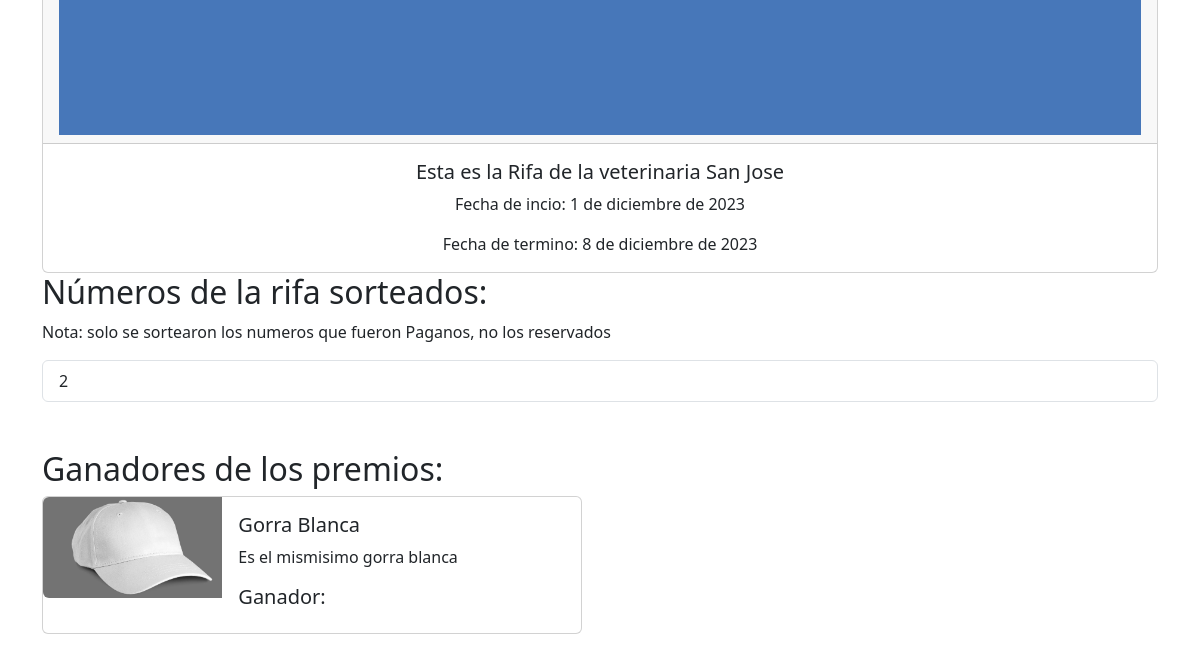
The page /read_rifa_terminada/1 (lower part) on the database as committed earlier.
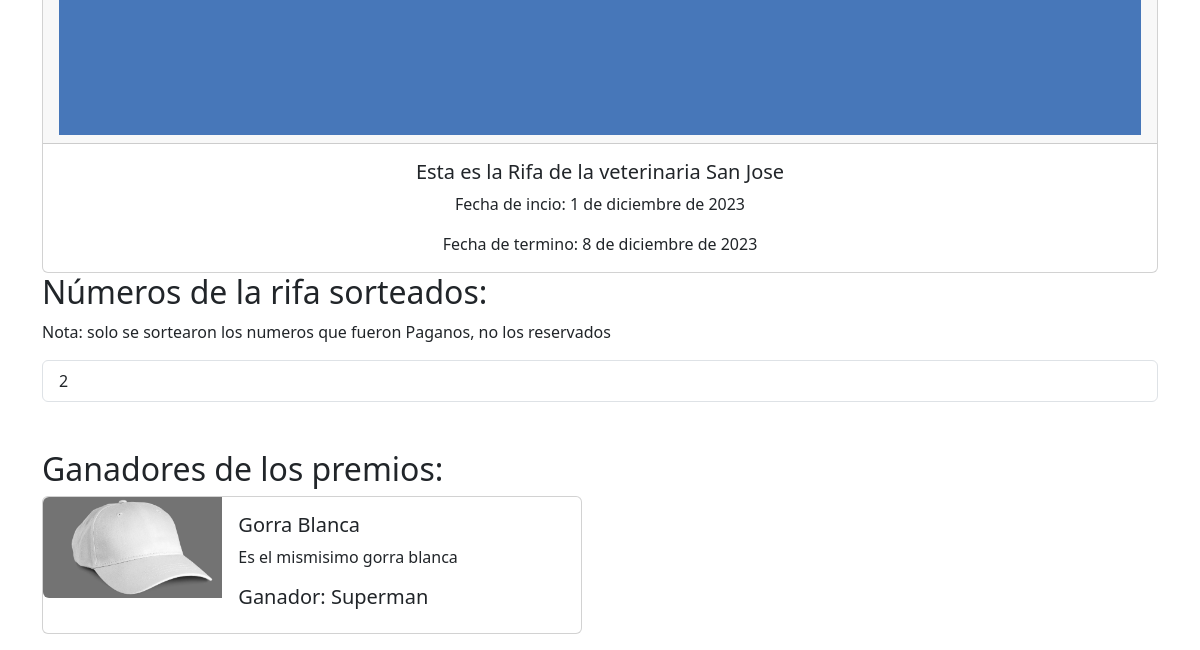
The same page on the database as committed later.
### mainapp/models.py (models this page shows, shortened)
class Premio (models.Model):
    nombre = models.CharField(max_length=50, null=False)
    descripcion =models.CharField(max_length=1500, null=False)
    imagen = models.ImageField(upload_to='images/premio/', null=False)
    id_rifa = models.ForeignKey(Rifa, on_delete= models.CASCADE, null=False)
    id_numero = models.ForeignKey(Numero, on_delete= models.CASCADE, null=True, blank=True)

class Numero (models.Model):
    ESTADOS_CHOICES = [
        ('PA', 'Pagado'),
        ('RE', 'Reservado'),
        ('DI', 'Disponible'),
    ]
    numero = models.PositiveIntegerField(null=False)
    estado = models.CharField(max_length=2, choices=ESTADOS_CHOICES, default='DI', null=False)
    id_rifa = models.ForeignKey(Rifa, on_delete= models.CASCADE, null=False)
    id_compra = models.ForeignKey(Compra, on_delete= models.CASCADE, null=True, blank=True)

class Compra (models.Model):
    codigo = models.CharField(max_length=10, validators=[validar_codigo], null=True, blank=True)
    nombre = models.CharField(max_length=100, null=False)
    email = models.EmailField(max_length=254, null=True, blank=True)
    telefono = models.PositiveIntegerField(validators=[MaxValueValidator(999999999)], null=True, blank=True)

### mainapp/views.py (the view)
# urls.py: path('read_rifa_terminada/<int:rifa_id>', views.read_rifa_terminada),
def read_rifa_terminada(request, rifa_id):
    rifa = Rifa.objects.get(id=rifa_id)
    numeros = Numero.objects.filter(id_rifa=rifa_id, estado='PA')
    premios = Premio.objects.filter(id_rifa=rifa_id)
    data = {'rifa': rifa,
            'numeros': numeros,
            'premios': premios}
    return render(request, 'read_rifa_terminada.html', data)

### templates/read_rifa_terminada.html (shortened to what this page needs)
<!doctype html>
<html lang="es">
<head>
  <link href="https://cdn.jsdelivr.net/npm/bootstrap@5.3.2/dist/css/bootstrap.min.css" rel="stylesheet">
</head>
<body>
  <main>
    <div class="container">
      <div class="card text-center">
        <div class="card-header">
          <img class="img-fluid" src="{{ rifa.imagen.url }}" alt="Imagen no encontrada">
        </div>
        <div class="card-body">
          <h5 class="card-title">{{ rifa.descripcion }}</h5>
          <p class="card-text">Fecha de incio: {{ rifa.fecha_inicio}}</p>
          <p class="card-text">Fecha de termino: {{ rifa.fecha_termino}}</p>
        </div>
      </div>
      <h2>Números de la rifa sorteados:</h2>
      <p>Nota: solo se sortearon los numeros que fueron Paganos, no los reservados</p>
      <ul class="list-group">
        {% for n in numeros %}
        <li class="list-group-item">{{ n.numero }}</li>
        {% endfor %}
      </ul>
      <br><br>
      <h2>Ganadores de los premios:</h2>
      {% for p in premios %}
      <div class="card mb-3" style="max-width: 540px;">
        <div class="row g-0">
          <div class="col-md-4">
            <img src="{{ p.imagen.url }}" class="img-fluid rounded-start" alt="imagen no encontrada">
          </div>
          <div class="col-md-8">
            <div class="card-body">
              <h5 class="card-title">{{ p.nombre }}</h5>
              <p class="card-text">{{ p.descripcion }}</p>
              <h5 class="card-title">Ganador: {{ p.id_numero.id_compra.nombre }}</h5>
            </div>
          </div>
        </div>
      </div>
      {% endfor %}
    </div>
  </main>
</body>
</html>

Rows that differ between the two databases and show on the page:
changed Premio "Gorra Blanca": id_numero.id_compra.nombre (not shown) → "Superman"
